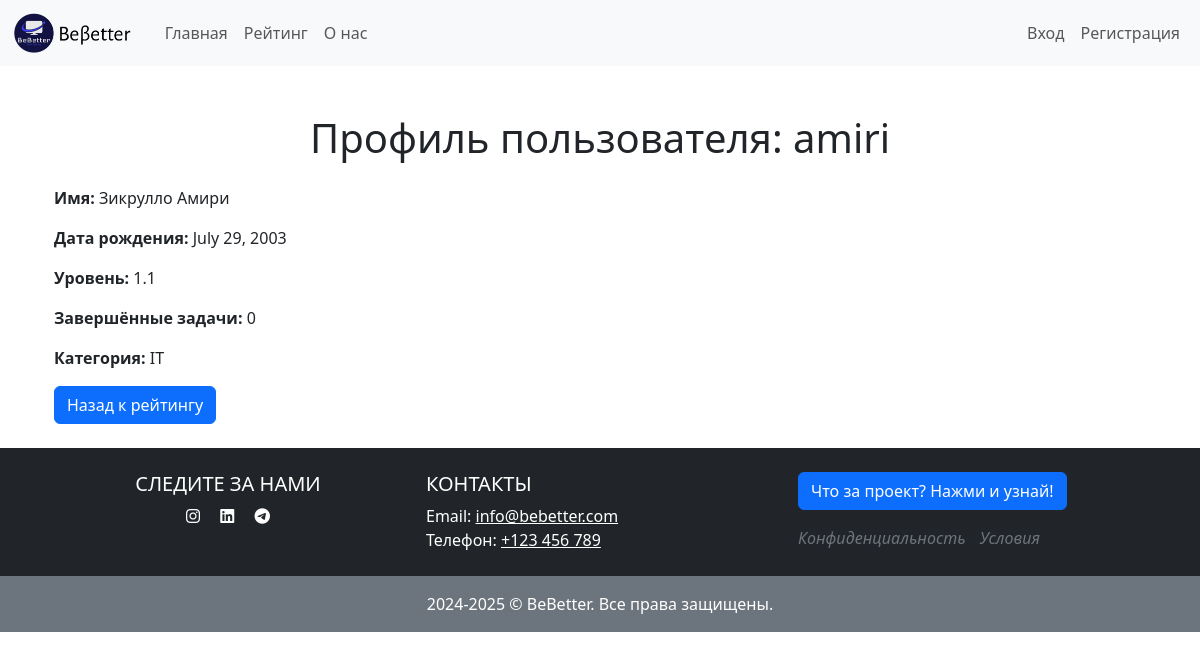
The page /user/2/ on the database its author committed.
### accounts/models.py (models this page shows, shortened)
class UserProfile(models.Model):
    CATEGORY_CHOICES = [
        ('science', 'Наука'),
        ('art', 'Искусство'),
        ('health', 'Медицина'),
        ('sport', 'Спорт'),
        ('it', 'IT'),
        ('business', 'Бизнес'),
    ]
    user = models.OneToOneField(User, on_delete=models.CASCADE, related_name='userprofile')
    birth_date = models.DateField(null=True, blank=True)  # Поле даты рождения
    level = models.IntegerField(default=1)  # Текущий уровень
    completed_tasks = models.IntegerField(default=0)  # Количество завершённых заданий
    current_task_number = models.IntegerField(default=1)  # Номер текущего задания
    category = models.CharField(max_length=20, choices=CATEGORY_CHOICES, default='science')  # Категория
    class Meta:
        app_label = 'accounts'

### accounts/views.py (the view)
# urls.py: path('user/<int:id>/', user_detail, name='user_detail'),
def user_detail(request, id):
    user_profile = get_object_or_404(UserProfile, user__id=id)
    context = {
        'user_profile': user_profile,
    }
    return render(request, 'user_detail.html', context)

### accounts/templates/user_detail.html (shortened to what this page needs)
{% extends "base.html" %}
{% block content %}
<div class="container mt-5">
    <h1 class="text-center mb-4">Профиль пользователя: {{ user_profile.user.username }}</h1>
    <p><strong>Имя:</strong> {{ user_profile.user.first_name }}</p>
    <p><strong>Дата рождения:</strong> {{ user_profile.birth_date }}</p>
    <p><strong>Уровень:</strong> {{ user_profile.level }}.{{ user_profile.current_task_number }}</p>
    <p><strong>Завершённые задачи:</strong> {{ user_profile.completed_tasks }}</p>
    <p><strong>Категория:</strong> {{ user_profile.get_category_display }}</p>
    <a href="{% url 'rankings' %}" class="btn btn-primary">Назад к рейтингу</a>
</div>
{% endblock %}

### rows shown on the page
UserProfile: user.username "amiri", user.first_name "Зикрулло Амири", birth_date "July 29, 2003", level "1", current_task_number "1", completed_tasks "0", category "IT"
